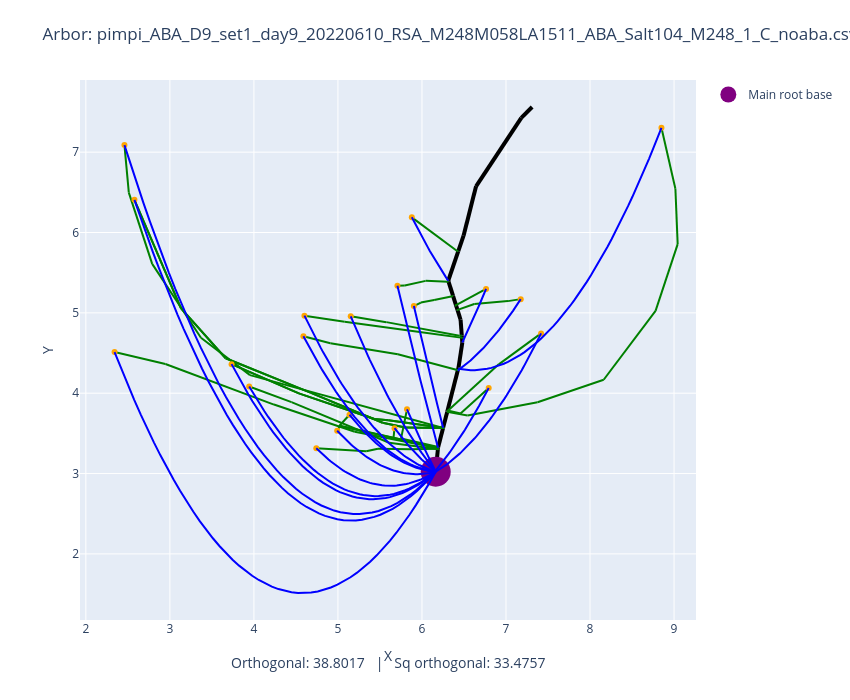

Notebook code for this chart:
### Code cell
fname = "pimpi_ABA_D9_set1_day9_20220610_RSA_M248M058LA1511_ABA_Salt104_M248_1_C_noaba.csv"
plot_arbors(fname, 0.6, 0.106975)

### Figure 1 — Plotly figure (JSON) as saved in the notebook; plotly's stock layout.template omitted (floating-point values rounded to 4 significant figures)
{"data": [{"line": {"color": "black", "width": 4}, "mode": "lines", "showlegend": false, "type": "scatter", "x": [6.164, 6.189], "y": [3.023, 3.304]}, {"line": {"color": "black", "width": 4}, "mode": "lines", "showlegend": false, "type": "scatter", "x": [6.189, 6.19], "y": [3.304, 3.31]}, {"line": {"color": "black", "width": 4}, "mode": "lines", "showlegend": false, "type": "scatter", "x": [6.19, 6.191], "y": [3.31, 3.317]}, {"line": {"color": "black", "width": 4}, "mode": "lines", "showlegend": false, "type": "scatter", "x": [6.191, 6.191], "y": [3.317, 3.32]}, {"line": {"color": "black", "width": 4}, "mode": "lines", "showlegend": false, "type": "scatter", "x": [6.191, 6.193], "y": [3.32, 3.33]}, {"line": {"color": "black", "width": 4}, "mode": "lines", "showlegend": false, "type": "scatter", "x": [6.193, 6.251], "y": [3.33, 3.567]}, {"line": {"color": "black", "width": 4}, "mode": "lines", "showlegend": false, "type": "scatter", "x": [6.251, 6.252], "y": [3.567, 3.569]}, {"line": {"color": "black", "width": 4}, "mode": "lines", "showlegend": false, "type": "scatter", "x": [6.252, 6.3], "y": [3.569, 3.767]}, {"line": {"color": "black", "width": 4}, "mode": "lines", "showlegend": false, "type": "scatter", "x": [6.3, 6.301], "y": [3.767, 3.772]}, {"line": {"color": "black", "width": 4}, "mode": "lines", "showlegend": false, "type": "scatter", "x": [6.301, 6.305], "y": [3.772, 3.786]}, {"line": {"color": "black", "width": 4}, "mode": "lines", "showlegend": false, "type": "scatter", "x": [6.305, 6.427], "y": [3.786, 4.287]}, {"line": {"color": "black", "width": 4}, "mode": "lines", "showlegend": false, "type": "scatter", "x": [6.427, 6.436], "y": [4.287, 4.324]}, {"line": {"color": "black", "width": 4}, "mode": "lines", "showlegend": false, "type": "scatter", "x": [6.436, 6.48], "y": [4.324, 4.631]}, {"line": {"color": "black", "width": 4}, "mode": "lines", "showlegend": false, "type": "scatter", "x": [6.48, 6.476], "y": [4.631, 4.688]}, {"line": {"color": "black", "width": 4}, "mode": "lines", "showlegend": false, "type": "scatter", "x": [6.476, 6.474], "y": [4.688, 4.718]}, {"line": {"color": "black", "width": 4}, "mode": "lines", "showlegend": false, "type": "scatter", "x": [6.474, 6.46], "y": [4.718, 4.914]}, {"line": {"color": "black", "width": 4}, "mode": "lines", "showlegend": false, "type": "scatter", "x": [6.46, 6.423], "y": [4.914, 5.036]}, {"line": {"color": "black", "width": 4}, "mode": "lines", "showlegend": false, "type": "scatter", "x": [6.423, 6.406], "y": [5.036, 5.092]}, {"line": {"color": "black", "width": 4}, "mode": "lines", "showlegend": false, "type": "scatter", "x": [6.406, 6.37], "y": [5.092, 5.211]}, {"line": {"color": "black", "width": 4}, "mode": "lines", "showlegend": false, "type": "scatter", "x": [6.37, 6.316], "y": [5.211, 5.389]}, {"line": {"color": "black", "width": 4}, "mode": "lines", "showlegend": false, "type": "scatter", "x": [6.316, 6.313], "y": [5.389, 5.4]}, {"line": {"color": "black", "width": 4}, "mode": "lines", "showlegend": false, "type": "scatter", "x": [6.313, 6.432], "y": [5.4, 5.767]}, {"line": {"color": "black", "width": 4}, "mode": "lines", "showlegend": false, "type": "scatter", "x": [6.432, 6.495], "y": [5.767, 5.961]}, {"line": {"color": "black", "width": 4}, "mode": "lines", "showlegend": false, "type": "scatter", "x": [6.495, 6.644], "y": [5.961, 6.575]}, {"line": {"color": "black", "width": 4}, "mode": "lines", "showlegend": false, "type": "scatter", "x": [6.644, 7.182], "y": [6.575, 7.426]}, {"line": {"color": "black", "width": 4}, "mode": "lines", "showlegend": false, "type": "scatter", "x": [7.182, 7.311], "y": [7.426, 7.562]}, {"line": {"color": "green", "width": 2}, "mode": "lines", "showlegend": false, "type": "scatter", "x": [5.879, 6.414], "y": [6.189, 5.773]}, {"line": {"color": "green", "width": 2}, "mode": "lines", "showlegend": false, "type": "scatter", "x": [6.414, 6.432], "y": [5.773, 5.767]}, {"line": {"color": "green", "width": 2}, "mode": "lines", "showlegend": false, "type": "scatter", "x": [5.708, 5.795], "y": [5.338, 5.342]}, {"line": {"color": "green", "width": 2}, "mode": "lines", "showlegend": false, "type": "scatter", "x": [5.795, 6.044], "y": [5.342, 5.398]}, {"line": {"color": "green", "width": 2}, "mode": "lines", "showlegend": false, "type": "scatter", "x": [6.044, 6.312], "y": [5.398, 5.387]}, {"line": {"color": "green", "width": 2}, "mode": "lines", "showlegend": false, "type": "scatter", "x": [6.312, 6.316], "y": [5.387, 5.389]}, {"line": {"color": "green", "width": 2}, "mode": "lines", "showlegend": false, "type": "scatter", "x": [5.904, 5.987], "y": [5.084, 5.129]}, {"line": {"color": "green", "width": 2}, "mode": "lines", "showlegend": false, "type": "scatter", "x": [5.987, 6.145], "y": [5.129, 5.16]}, {"line": {"color": "green", "width": 2}, "mode": "lines", "showlegend": false, "type": "scatter", "x": [6.145, 6.348], "y": [5.16, 5.204]}, {"line": {"color": "green", "width": 2}, "mode": "lines", "showlegend": false, "type": "scatter", "x": [6.348, 6.37], "y": [5.204, 5.211]}, {"line": {"color": "green", "width": 2}, "mode": "lines", "showlegend": false, "type": "scatter", "x": [6.763, 6.395], "y": [5.298, 5.089]}, {"line": {"color": "green", "width": 2}, "mode": "lines", "showlegend": false, "type": "scatter", "x": [6.395, 6.406], "y": [5.089, 5.092]}, {"line": {"color": "green", "width": 2}, "mode": "lines", "showlegend": false, "type": "scatter", "x": [7.175, 7.023], "y": [5.171, 5.146]}, {"line": {"color": "green", "width": 2}, "mode": "lines", "showlegend": false, "type": "scatter", "x": [7.023, 6.623], "y": [5.146, 5.11]}, {"line": {"color": "green", "width": 2}, "mode": "lines", "showlegend": false, "type": "scatter", "x": [6.623, 6.416], "y": [5.11, 5.034]}, {"line": {"color": "green", "width": 2}, "mode": "lines", "showlegend": false, "type": "scatter", "x": [6.416, 6.423], "y": [5.034, 5.036]}, {"line": {"color": "green", "width": 2}, "mode": "lines", "showlegend": false, "type": "scatter", "x": [4.589, 4.91], "y": [4.71, 4.622]}, {"line": {"color": "green", "width": 2}, "mode": "lines", "showlegend": false, "type": "scatter", "x": [4.91, 5.713], "y": [4.622, 4.485]}, {"line": {"color": "green", "width": 2}, "mode": "lines", "showlegend": false, "type": "scatter", "x": [5.713, 6.431], "y": [4.485, 4.286]}, {"line": {"color": "green", "width": 2}, "mode": "lines", "showlegend": false, "type": "scatter", "x": [6.431, 6.427], "y": [4.286, 4.287]}, {"line": {"color": "green", "width": 2}, "mode": "lines", "showlegend": false, "type": "scatter", "x": [4.601, 5.08], "y": [4.965, 4.89]}, {"line": {"color": "green", "width": 2}, "mode": "lines", "showlegend": false, "type": "scatter", "x": [5.08, 5.974], "y": [4.89, 4.763]}, {"line": {"color": "green", "width": 2}, "mode": "lines", "showlegend": false, "type": "scatter", "x": [5.974, 6.484], "y": [4.763, 4.689]}, {"line": {"color": "green", "width": 2}, "mode": "lines", "showlegend": false, "type": "scatter", "x": [6.484, 6.476], "y": [4.689, 4.688]}, {"line": {"color": "green", "width": 2}, "mode": "lines", "showlegend": false, "type": "scatter", "x": [5.152, 5.576], "y": [4.957, 4.885]}, {"line": {"color": "green", "width": 2}, "mode": "lines", "showlegend": false, "type": "scatter", "x": [5.576, 6.446], "y": [4.885, 4.716]}, {"line": {"color": "green", "width": 2}, "mode": "lines", "showlegend": false, "type": "scatter", "x": [6.446, 6.474], "y": [4.716, 4.718]}, {"line": {"color": "green", "width": 2}, "mode": "lines", "showlegend": false, "type": "scatter", "x": [8.85, 9.016], "y": [7.303, 6.544]}, {"line": {"color": "green", "width": 2}, "mode": "lines", "showlegend": false, "type": "scatter", "x": [9.016, 9.043], "y": [6.544, 5.856]}, {"line": {"color": "green", "width": 2}, "mode": "lines", "showlegend": false, "type": "scatter", "x": [9.043, 8.78], "y": [5.856, 5.024]}, {"line": {"color": "green", "width": 2}, "mode": "lines", "showlegend": false, "type": "scatter", "x": [8.78, 8.163], "y": [5.024, 4.168]}, {"line": {"color": "green", "width": 2}, "mode": "lines", "showlegend": false, "type": "scatter", "x": [8.163, 7.376], "y": [4.168, 3.888]}, {"line": {"color": "green", "width": 2}, "mode": "lines", "showlegend": false, "type": "scatter", "x": [7.376, 6.543], "y": [3.888, 3.724]}, {"line": {"color": "green", "width": 2}, "mode": "lines", "showlegend": false, "type": "scatter", "x": [6.543, 6.298], "y": [3.724, 3.768]}, {"line": {"color": "green", "width": 2}, "mode": "lines", "showlegend": false, "type": "scatter", "x": [6.298, 6.3], "y": [3.768, 3.767]}, {"line": {"color": "green", "width": 2}, "mode": "lines", "showlegend": false, "type": "scatter", "x": [6.794, 6.459], "y": [4.064, 3.748]}, {"line": {"color": "green", "width": 2}, "mode": "lines", "showlegend": false, "type": "scatter", "x": [6.459, 6.305], "y": [3.748, 3.786]}, {"line": {"color": "green", "width": 2}, "mode": "lines", "showlegend": false, "type": "scatter", "x": [2.578, 3.131], "y": [6.407, 5.059]}, {"line": {"color": "green", "width": 2}, "mode": "lines", "showlegend": false, "type": "scatter", "x": [3.131, 3.664], "y": [5.059, 4.436]}, {"line": {"color": "green", "width": 2}, "mode": "lines", "showlegend": false, "type": "scatter", "x": [3.664, 4.68], "y": [4.436, 4.005]}, {"line": {"color": "green", "width": 2}, "mode": "lines", "showlegend": false, "type": "scatter", "x": [4.68, 5.532], "y": [4.005, 3.632]}, {"line": {"color": "green", "width": 2}, "mode": "lines", "showlegend": false, "type": "scatter", "x": [5.532, 5.8], "y": [3.632, 3.573]}, {"line": {"color": "green", "width": 2}, "mode": "lines", "showlegend": false, "type": "scatter", "x": [5.8, 6.264], "y": [3.573, 3.566]}, {"line": {"color": "green", "width": 2}, "mode": "lines", "showlegend": false, "type": "scatter", "x": [6.264, 5.6], "y": [3.566, 3.663]}, {"line": {"color": "green", "width": 2}, "mode": "lines", "showlegend": false, "type": "scatter", "x": [5.6, 5.433], "y": [3.663, 3.679]}, {"line": {"color": "green", "width": 2}, "mode": "lines", "showlegend": false, "type": "scatter", "x": [5.433, 4.535], "y": [3.679, 3.998]}, {"line": {"color": "green", "width": 2}, "mode": "lines", "showlegend": false, "type": "scatter", "x": [4.535, 3.734], "y": [3.998, 4.362]}, {"line": {"color": "green", "width": 2}, "mode": "lines", "showlegend": false, "type": "scatter", "x": [2.459, 2.511], "y": [7.088, 6.497]}, {"line": {"color": "green", "width": 2}, "mode": "lines", "showlegend": false, "type": "scatter", "x": [2.511, 2.789], "y": [6.497, 5.609]}, {"line": {"color": "green", "width": 2}, "mode": "lines", "showlegend": false, "type": "scatter", "x": [2.789, 3.37], "y": [5.609, 4.691]}, {"line": {"color": "green", "width": 2}, "mode": "lines", "showlegend": false, "type": "scatter", "x": [3.37, 3.954], "y": [4.691, 4.225]}, {"line": {"color": "green", "width": 2}, "mode": "lines", "showlegend": false, "type": "scatter", "x": [3.954, 6.253], "y": [4.225, 3.567]}, {"line": {"color": "green", "width": 2}, "mode": "lines", "showlegend": false, "type": "scatter", "x": [6.253, 6.251], "y": [3.567, 3.567]}, {"line": {"color": "green", "width": 2}, "mode": "lines", "showlegend": false, "type": "scatter", "x": [2.342, 2.947], "y": [4.513, 4.364]}, {"line": {"color": "green", "width": 2}, "mode": "lines", "showlegend": false, "type": "scatter", "x": [2.947, 4.238], "y": [4.364, 3.859]}, {"line": {"color": "green", "width": 2}, "mode": "lines", "showlegend": false, "type": "scatter", "x": [4.238, 5.2], "y": [3.859, 3.521]}, {"line": {"color": "green", "width": 2}, "mode": "lines", "showlegend": false, "type": "scatter", "x": [5.2, 6.197], "y": [3.521, 3.316]}, {"line": {"color": "green", "width": 2}, "mode": "lines", "showlegend": false, "type": "scatter", "x": [6.197, 6.191], "y": [3.316, 3.317]}, {"line": {"color": "green", "width": 2}, "mode": "lines", "showlegend": false, "type": "scatter", "x": [5.822, 5.752], "y": [3.8, 3.438]}, {"line": {"color": "green", "width": 2}, "mode": "lines", "showlegend": false, "type": "scatter", "x": [5.752, 6.193], "y": [3.438, 3.33]}, {"line": {"color": "green", "width": 2}, "mode": "lines", "showlegend": false, "type": "scatter", "x": [5.674, 5.661], "y": [3.565, 3.436]}, {"line": {"color": "green", "width": 2}, "mode": "lines", "showlegend": false, "type": "scatter", "x": [5.661, 6.191], "y": [3.436, 3.32]}, {"line": {"color": "green", "width": 2}, "mode": "lines", "showlegend": false, "type": "scatter", "x": [5.137, 5.015], "y": [3.732, 3.592]}, {"line": {"color": "green", "width": 2}, "mode": "lines", "showlegend": false, "type": "scatter", "x": [5.015, 6.191], "y": [3.592, 3.32]}, {"line": {"color": "green", "width": 2}, "mode": "lines", "showlegend": false, "type": "scatter", "x": [4.991, 5.025], "y": [3.532, 3.594]}, {"line": {"color": "green", "width": 2}, "mode": "lines", "showlegend": false, "type": "scatter", "x": [5.025, 6.191], "y": [3.594, 3.32]}, {"line": {"color": "green", "width": 2}, "mode": "lines", "showlegend": false, "type": "scatter", "x": [4.742, 5.337], "y": [3.315, 3.279]}, {"line": {"color": "green", "width": 2}, "mode": "lines", "showlegend": false, "type": "scatter", "x": [5.337, 5.476], "y": [3.279, 3.309]}, {"line": {"color": "green", "width": 2}, "mode": "lines", "showlegend": false, "type": "scatter", "x": [5.476, 5.87], "y": [3.309, 3.303]}, {"line": {"color": "green", "width": 2}, "mode": "lines", "showlegend": false, "type": "scatter", "x": [5.87, 6.199], "y": [3.303, 3.309]}, {"line": {"color": "green", "width": 2}, "mode": "lines", "showlegend": false, "type": "scatter", "x": [6.199, 6.19], "y": [3.309, 3.31]}, {"line": {"color": "green", "width": 2}, "mode": "lines", "showlegend": false, "type": "scatter", "x": [3.944, 4.447], "y": [4.084, 3.889]}, {"line": {"color": "green", "width": 2}, "mode": "lines", "showlegend": false, "type": "scatter", "x": [4.447, 5.61], "y": [3.889, 3.383]}, {"line": {"color": "green", "width": 2}, "mode": "lines", "showlegend": false, "type": "scatter", "x": [5.61, 6.196], "y": [3.383, 3.303]}, {"line": {"color": "green", "width": 2}, "mode": "lines", "showlegend": false, "type": "scatter", "x": [6.196, 6.189], "y": [3.303, 3.304]}, {"line": {"color": "green", "width": 2}, "mode": "lines", "showlegend": false, "type": "scatter", "x": [3.734, 4.535], "y": [4.362, 3.998]}, {"line": {"color": "green", "width": 2}, "mode": "lines", "showlegend": false, "type": "scatter", "x": [4.535, 5.433], "y": [3.998, 3.679]}, {"line": {"color": "green", "width": 2}, "mode": "lines", "showlegend": false, "type": "scatter", "x": [5.433, 5.6], "y": [3.679, 3.663]}, {"line": {"color": "green", "width": 2}, "mode": "lines", "showlegend": false, "type": "scatter", "x": [5.6, 6.264], "y": [3.663, 3.566]}, {"line": {"color": "green", "width": 2}, "mode": "lines", "showlegend": false, "type": "scatter", "x": [6.264, 5.8], "y": [3.566, 3.573]}, {"line": {"color": "green", "width": 2}, "mode": "lines", "showlegend": false, "type": "scatter", "x": [5.8, 5.532], "y": [3.573, 3.632]}, {"line": {"color": "green", "width": 2}, "mode": "lines", "showlegend": false, "type": "scatter", "x": [5.532, 4.68], "y": [3.632, 4.005]}, {"line": {"color": "green", "width": 2}, "mode": "lines", "showlegend": false, "type": "scatter", "x": [4.68, 3.664], "y": [4.005, 4.436]}, {"line": {"color": "green", "width": 2}, "mode": "lines", "showlegend": false, "type": "scatter", "x": [3.664, 3.131], "y": [4.436, 5.059]}, {"line": {"color": "green", "width": 2}, "mode": "lines", "showlegend": false, "type": "scatter", "x": [3.131, 2.578], "y": [5.059, 6.407]}, {"line": {"color": "green", "width": 2}, "mode": "lines", "showlegend": false, "type": "scatter", "x": [7.418, 6.914], "y": [4.744, 4.36]}, {"line": {"color": "green", "width": 2}, "mode": "lines", "showlegend": false, "type": "scatter", "x": [6.914, 6.298], "y": [4.36, 3.773]}, {"line": {"color": "green", "width": 2}, "mode": "lines", "showlegend": false, "type": "scatter", "x": [6.298, 6.301], "y": [3.773, 3.772]}, {"marker": {"color": "orange"}, "mode": "markers", "showlegend": false, "type": "scatter", "x": [5.879], "y": [6.189]}, {"marker": {"color": "orange"}, "mode": "markers", "showlegend": false, "type": "scatter", "x": [5.708], "y": [5.338]}, {"marker": {"color": "orange"}, "mode": "markers", "showlegend": false, "type": "scatter", "x": [5.904], "y": [5.084]}, {"marker": {"color": "orange"}, "mode": "markers", "showlegend": false, "type": "scatter", "x": [6.763], "y": [5.298]}, {"marker": {"color": "orange"}, "mode": "markers", "showlegend": false, "type": "scatter", "x": [7.175], "y": [5.171]}, {"marker": {"color": "orange"}, "mode": "markers", "showlegend": false, "type": "scatter", "x": [4.589], "y": [4.71]}, {"marker": {"color": "orange"}, "mode": "markers", "showlegend": false, "type": "scatter", "x": [4.601], "y": [4.965]}, {"marker": {"color": "orange"}, "mode": "markers", "showlegend": false, "type": "scatter", "x": [5.152], "y": [4.957]}, {"marker": {"color": "orange"}, "mode": "markers", "showlegend": false, "type": "scatter", "x": [8.85], "y": [7.303]}, {"marker": {"color": "orange"}, "mode": "markers", "showlegend": false, "type": "scatter", "x": [6.794], "y": [4.064]}, {"marker": {"color": "orange"}, "mode": "markers", "showlegend": false, "type": "scatter", "x": [2.578], "y": [6.407]}, {"marker": {"color": "orange"}, "mode": "markers", "showlegend": false, "type": "scatter", "x": [2.459], "y": [7.088]}, {"marker": {"color": "orange"}, "mode": "markers", "showlegend": false, "type": "scatter", "x": [2.342], "y": [4.513]}, {"marker": {"color": "orange"}, "mode": "markers", "showlegend": false, "type": "scatter", "x": [5.822], "y": [3.8]}, {"marker": {"color": "orange"}, "mode": "markers", "showlegend": false, "type": "scatter", "x": [5.674], "y": [3.565]}, {"marker": {"color": "orange"}, "mode": "markers", "showlegend": false, "type": "scatter", "x": [5.137], "y": [3.732]}, {"marker": {"color": "orange"}, "mode": "markers", "showlegend": false, "type": "scatter", "x": [4.991], "y": [3.532]}, {"marker": {"color": "orange"}, "mode": "markers", "showlegend": false, "type": "scatter", "x": [4.742], "y": [3.315]}, {"marker": {"color": "orange"}, "mode": "markers", "showlegend": false, "type": "scatter", "x": [3.944], "y": [4.084]}, {"marker": {"color": "orange"}, "mode": "markers", "showlegend": false, "type": "scatter", "x": [3.734], "y": [4.362]}, {"marker": {"color": "orange"}, "mode": "markers", "showlegend": false, "type": "scatter", "x": [7.418], "y": [4.744]}, {"marker": {"color": "purple", "size": 30}, "mode": "markers", "name": "Main root base", "type": "scatter", "x": [6.164], "y": [3.023]}, {"line": {"color": "blue"}, "mode": "lines", "showlegend": false, "type": "scatter", "x": [5.879, 5.888, 5.897, 5.906, 5.915, 5.923, 5.932, 5.941, 5.95, 5.959, 5.968, 5.977, 5.985, 5.994, 6.003, 6.012, 6.021, 6.03, 6.039, 6.047, 6.056, 6.065, 6.074, 6.083, 6.092, 6.1, 6.109, 6.118, 6.127, 6.136, 6.145, 6.154, 6.162, 6.171, 6.18, 6.189, 6.198, 6.207, 6.216, 6.224, 6.233, 6.242, 6.251, 6.26, 6.269, 6.278, 6.286, 6.295, 6.304, 6.313], "y": [6.189, 6.171, 6.152, 6.134, 6.116, 6.098, 6.08, 6.062, 6.045, 6.027, 6.01, 5.992, 5.975, 5.958, 5.941, 5.923, 5.907, 5.89, 5.873, 5.856, 5.84, 5.823, 5.807, 5.79, 5.774, 5.758, 5.742, 5.726, 5.71, 5.695, 5.679, 5.664, 5.648, 5.633, 5.617, 5.602, 5.587, 5.572, 5.557, 5.543, 5.528, 5.513, 5.499, 5.484, 5.47, 5.456, 5.442, 5.428, 5.414, 5.4]}, {"line": {"color": "blue"}, "mode": "lines", "showlegend": false, "type": "scatter", "x": [5.708, 5.718, 5.728, 5.738, 5.747, 5.757, 5.767, 5.777, 5.787, 5.797, 5.807, 5.816, 5.826, 5.836, 5.846, 5.856, 5.866, 5.876, 5.885, 5.895, 5.905, 5.915, 5.925, 5.935, 5.944, 5.954, 5.964, 5.974, 5.984, 5.994, 6.004, 6.013, 6.023, 6.033, 6.043, 6.053, 6.063, 6.073, 6.082, 6.092, 6.102, 6.112, 6.122, 6.132, 6.142, 6.151, 6.161, 6.171, 6.181, 6.191], "y": [5.338, 5.294, 5.25, 5.206, 5.163, 5.119, 5.076, 5.032, 4.989, 4.946, 4.903, 4.861, 4.818, 4.775, 4.733, 4.69, 4.648, 4.606, 4.564, 4.522, 4.48, 4.439, 4.397, 4.356, 4.315, 4.273, 4.232, 4.191, 4.151, 4.11, 4.069, 4.029, 3.988, 3.948, 3.908, 3.868, 3.828, 3.788, 3.749, 3.709, 3.67, 3.63, 3.591, 3.552, 3.513, 3.474, 3.435, 3.397, 3.358, 3.32]}, {"line": {"color": "blue"}, "mode": "lines", "showlegend": false, "type": "scatter", "x": [5.904, 5.911, 5.918, 5.925, 5.932, 5.939, 5.946, 5.953, 5.96, 5.967, 5.975, 5.982, 5.989, 5.996, 6.003, 6.01, 6.017, 6.024, 6.031, 6.038, 6.046, 6.053, 6.06, 6.067, 6.074, 6.081, 6.088, 6.095, 6.102, 6.11, 6.117, 6.124, 6.131, 6.138, 6.145, 6.152, 6.159, 6.166, 6.173, 6.181, 6.188, 6.195, 6.202, 6.209, 6.216, 6.223, 6.23, 6.237, 6.245, 6.252], "y": [5.084, 5.052, 5.02, 4.987, 4.955, 4.923, 4.891, 4.859, 4.827, 4.795, 4.763, 4.731, 4.7, 4.668, 4.636, 4.605, 4.573, 4.542, 4.511, 4.479, 4.448, 4.417, 4.386, 4.355, 4.324, 4.293, 4.262, 4.231, 4.201, 4.17, 4.139, 4.109, 4.078, 4.048, 4.017, 3.987, 3.957, 3.927, 3.897, 3.866, 3.836, 3.807, 3.777, 3.747, 3.717, 3.687, 3.658, 3.628, 3.599, 3.569]}, {"line": {"color": "blue"}, "mode": "lines", "showlegend": false, "type": "scatter", "x": [6.48, 6.486, 6.492, 6.498, 6.503, 6.509, 6.515, 6.521, 6.526, 6.532, 6.538, 6.544, 6.55, 6.555, 6.561, 6.567, 6.573, 6.578, 6.584, 6.59, 6.596, 6.601, 6.607, 6.613, 6.619, 6.625, 6.63, 6.636, 6.642, 6.648, 6.653, 6.659, 6.665, 6.671, 6.676, 6.682, 6.688, 6.694, 6.7, 6.705, 6.711, 6.717, 6.723, 6.728, 6.734, 6.74, 6.746, 6.751, 6.757, 6.763], "y": [4.631, 4.644, 4.656, 4.669, 4.682, 4.695, 4.707, 4.72, 4.733, 4.746, 4.759, 4.772, 4.785, 4.799, 4.812, 4.825, 4.838, 4.852, 4.865, 4.878, 4.892, 4.905, 4.919, 4.932, 4.946, 4.959, 4.973, 4.987, 5.0, 5.014, 5.028, 5.042, 5.056, 5.07, 5.084, 5.098, 5.112, 5.126, 5.14, 5.154, 5.168, 5.183, 5.197, 5.211, 5.226, 5.24, 5.255, 5.269, 5.284, 5.298]}, {"line": {"color": "blue"}, "mode": "lines", "showlegend": false, "type": "scatter", "x": [6.425, 6.441, 6.456, 6.471, 6.487, 6.502, 6.517, 6.532, 6.548, 6.563, 6.578, 6.594, 6.609, 6.624, 6.64, 6.655, 6.67, 6.686, 6.701, 6.716, 6.731, 6.747, 6.762, 6.777, 6.793, 6.808, 6.823, 6.839, 6.854, 6.869, 6.884, 6.9, 6.915, 6.93, 6.946, 6.961, 6.976, 6.992, 7.007, 7.022, 7.037, 7.053, 7.068, 7.083, 7.099, 7.114, 7.129, 7.145, 7.16, 7.175], "y": [4.281, 4.292, 4.304, 4.316, 4.328, 4.341, 4.354, 4.367, 4.38, 4.394, 4.408, 4.422, 4.436, 4.451, 4.466, 4.482, 4.497, 4.513, 4.529, 4.546, 4.563, 4.58, 4.597, 4.615, 4.632, 4.651, 4.669, 4.688, 4.707, 4.726, 4.746, 4.766, 4.786, 4.806, 4.827, 4.848, 4.869, 4.891, 4.912, 4.934, 4.957, 4.979, 5.002, 5.026, 5.049, 5.073, 5.097, 5.121, 5.146, 5.171]}, {"line": {"color": "blue"}, "mode": "lines", "showlegend": false, "type": "scatter", "x": [4.589, 4.621, 4.653, 4.685, 4.718, 4.75, 4.782, 4.814, 4.846, 4.878, 4.91, 4.943, 4.975, 5.007, 5.039, 5.071, 5.103, 5.135, 5.168, 5.2, 5.232, 5.264, 5.296, 5.328, 5.36, 5.392, 5.425, 5.457, 5.489, 5.521, 5.553, 5.585, 5.617, 5.65, 5.682, 5.714, 5.746, 5.778, 5.81, 5.842, 5.875, 5.907, 5.939, 5.971, 6.003, 6.035, 6.067, 6.099, 6.132, 6.164], "y": [4.71, 4.646, 4.583, 4.521, 4.461, 4.402, 4.344, 4.287, 4.231, 4.177, 4.124, 4.072, 4.022, 3.972, 3.924, 3.877, 3.832, 3.787, 3.744, 3.703, 3.662, 3.622, 3.584, 3.547, 3.512, 3.477, 3.444, 3.412, 3.381, 3.352, 3.324, 3.297, 3.271, 3.246, 3.223, 3.201, 3.18, 3.161, 3.142, 3.125, 3.109, 3.095, 3.081, 3.069, 3.058, 3.049, 3.04, 3.033, 3.027, 3.023]}, {"line": {"color": "blue"}, "mode": "lines", "showlegend": false, "type": "scatter", "x": [4.601, 4.633, 4.665, 4.697, 4.729, 4.761, 4.793, 4.824, 4.856, 4.888, 4.92, 4.952, 4.984, 5.016, 5.048, 5.08, 5.111, 5.143, 5.175, 5.207, 5.239, 5.271, 5.303, 5.335, 5.367, 5.398, 5.43, 5.462, 5.494, 5.526, 5.558, 5.59, 5.622, 5.654, 5.685, 5.717, 5.749, 5.781, 5.813, 5.845, 5.877, 5.909, 5.941, 5.972, 6.004, 6.036, 6.068, 6.1, 6.132, 6.164], "y": [4.965, 4.896, 4.829, 4.762, 4.697, 4.633, 4.57, 4.508, 4.448, 4.389, 4.331, 4.274, 4.219, 4.164, 4.111, 4.059, 4.009, 3.959, 3.911, 3.864, 3.818, 3.774, 3.731, 3.689, 3.648, 3.608, 3.57, 3.532, 3.496, 3.462, 3.428, 3.396, 3.365, 3.335, 3.306, 3.279, 3.252, 3.227, 3.204, 3.181, 3.16, 3.14, 3.121, 3.103, 3.087, 3.071, 3.057, 3.045, 3.033, 3.023]}, {"line": {"color": "blue"}, "mode": "lines", "showlegend": false, "type": "scatter", "x": [5.152, 5.173, 5.194, 5.214, 5.235, 5.255, 5.276, 5.297, 5.317, 5.338, 5.359, 5.379, 5.4, 5.421, 5.441, 5.462, 5.483, 5.503, 5.524, 5.544, 5.565, 5.586, 5.606, 5.627, 5.648, 5.668, 5.689, 5.71, 5.73, 5.751, 5.772, 5.792, 5.813, 5.833, 5.854, 5.875, 5.895, 5.916, 5.937, 5.957, 5.978, 5.999, 6.019, 6.04, 6.061, 6.081, 6.102, 6.122, 6.143, 6.164], "y": [4.957, 4.905, 4.854, 4.803, 4.753, 4.703, 4.654, 4.605, 4.557, 4.509, 4.462, 4.416, 4.369, 4.324, 4.279, 4.234, 4.19, 4.147, 4.103, 4.061, 4.019, 3.977, 3.936, 3.896, 3.856, 3.816, 3.778, 3.739, 3.701, 3.664, 3.627, 3.59, 3.554, 3.519, 3.484, 3.45, 3.416, 3.383, 3.35, 3.318, 3.286, 3.254, 3.224, 3.193, 3.164, 3.134, 3.106, 3.078, 3.05, 3.023]}, {"line": {"color": "blue"}, "mode": "lines", "showlegend": false, "type": "scatter", "x": [6.431, 6.481, 6.53, 6.579, 6.629, 6.678, 6.727, 6.777, 6.826, 6.876, 6.925, 6.974, 7.024, 7.073, 7.122, 7.172, 7.221, 7.27, 7.32, 7.369, 7.419, 7.468, 7.517, 7.567, 7.616, 7.665, 7.715, 7.764, 7.813, 7.863, 7.912, 7.962, 8.011, 8.06, 8.11, 8.159, 8.208, 8.258, 8.307, 8.356, 8.406, 8.455, 8.505, 8.554, 8.603, 8.653, 8.702, 8.751, 8.801, 8.85], "y": [4.305, 4.296, 4.29, 4.287, 4.287, 4.289, 4.295, 4.303, 4.315, 4.329, 4.347, 4.367, 4.39, 4.416, 4.445, 4.477, 4.512, 4.55, 4.59, 4.634, 4.681, 4.73, 4.783, 4.838, 4.896, 4.957, 5.021, 5.088, 5.158, 5.231, 5.307, 5.386, 5.467, 5.552, 5.64, 5.73, 5.823, 5.92, 6.019, 6.121, 6.226, 6.334, 6.445, 6.559, 6.675, 6.795, 6.918, 7.043, 7.172, 7.303]}, {"line": {"color": "blue"}, "mode": "lines", "showlegend": false, "type": "scatter", "x": [6.165, 6.178, 6.191, 6.204, 6.217, 6.23, 6.242, 6.255, 6.268, 6.281, 6.294, 6.307, 6.319, 6.332, 6.345, 6.358, 6.371, 6.384, 6.396, 6.409, 6.422, 6.435, 6.448, 6.461, 6.473, 6.486, 6.499, 6.512, 6.525, 6.537, 6.55, 6.563, 6.576, 6.589, 6.602, 6.614, 6.627, 6.64, 6.653, 6.666, 6.679, 6.691, 6.704, 6.717, 6.73, 6.743, 6.756, 6.768, 6.781, 6.794], "y": [3.041, 3.057, 3.073, 3.09, 3.106, 3.123, 3.14, 3.158, 3.175, 3.193, 3.211, 3.229, 3.247, 3.266, 3.285, 3.304, 3.323, 3.342, 3.361, 3.381, 3.401, 3.421, 3.441, 3.462, 3.483, 3.503, 3.525, 3.546, 3.567, 3.589, 3.611, 3.633, 3.655, 3.678, 3.7, 3.723, 3.746, 3.769, 3.793, 3.817, 3.84, 3.864, 3.889, 3.913, 3.938, 3.963, 3.988, 4.013, 4.038, 4.064]}, {"line": {"color": "blue"}, "mode": "lines", "showlegend": false, "type": "scatter", "x": [2.578, 2.651, 2.724, 2.798, 2.871, 2.944, 3.017, 3.09, 3.164, 3.237, 3.31, 3.383, 3.456, 3.529, 3.603, 3.676, 3.749, 3.822, 3.895, 3.968, 4.042, 4.115, 4.188, 4.261, 4.334, 4.408, 4.481, 4.554, 4.627, 4.7, 4.773, 4.847, 4.92, 4.993, 5.066, 5.139, 5.212, 5.286, 5.359, 5.432, 5.505, 5.578, 5.652, 5.725, 5.798, 5.871, 5.944, 6.017, 6.091, 6.164], "y": [6.407, 6.184, 5.967, 5.757, 5.553, 5.355, 5.164, 4.979, 4.801, 4.629, 4.463, 4.304, 4.152, 4.006, 3.866, 3.733, 3.606, 3.485, 3.371, 3.263, 3.162, 3.067, 2.979, 2.897, 2.822, 2.753, 2.69, 2.634, 2.584, 2.541, 2.504, 2.473, 2.449, 2.431, 2.42, 2.415, 2.417, 2.425, 2.439, 2.46, 2.488, 2.521, 2.562, 2.608, 2.661, 2.721, 2.786, 2.859, 2.937, 3.023]}, {"line": {"color": "blue"}, "mode": "lines", "showlegend": false, "type": "scatter", "x": [2.459, 2.535, 2.61, 2.686, 2.762, 2.837, 2.913, 2.988, 3.064, 3.14, 3.215, 3.291, 3.366, 3.442, 3.518, 3.593, 3.669, 3.744, 3.82, 3.896, 3.971, 4.047, 4.122, 4.198, 4.274, 4.349, 4.425, 4.5, 4.576, 4.652, 4.727, 4.803, 4.879, 4.954, 5.03, 5.105, 5.181, 5.257, 5.332, 5.408, 5.483, 5.559, 5.635, 5.71, 5.786, 5.861, 5.937, 6.013, 6.088, 6.164], "y": [7.088, 6.84, 6.599, 6.366, 6.139, 5.918, 5.705, 5.499, 5.299, 5.107, 4.921, 4.742, 4.57, 4.404, 4.246, 4.094, 3.95, 3.812, 3.681, 3.557, 3.439, 3.329, 3.226, 3.129, 3.039, 2.956, 2.88, 2.811, 2.748, 2.693, 2.644, 2.602, 2.567, 2.539, 2.518, 2.504, 2.496, 2.496, 2.502, 2.515, 2.535, 2.561, 2.595, 2.636, 2.683, 2.737, 2.798, 2.866, 2.941, 3.023]}, {"line": {"color": "blue"}, "mode": "lines", "showlegend": false, "type": "scatter", "x": [2.342, 2.42, 2.498, 2.576, 2.654, 2.732, 2.81, 2.888, 2.966, 3.044, 3.122, 3.2, 3.278, 3.356, 3.434, 3.512, 3.59, 3.668, 3.746, 3.824, 3.902, 3.98, 4.058, 4.136, 4.214, 4.292, 4.37, 4.448, 4.526, 4.604, 4.682, 4.76, 4.838, 4.916, 4.994, 5.072, 5.15, 5.228, 5.306, 5.384, 5.462, 5.54, 5.618, 5.696, 5.774, 5.852, 5.93, 6.008, 6.086, 6.164], "y": [4.513, 4.307, 4.109, 3.918, 3.734, 3.557, 3.388, 3.226, 3.072, 2.925, 2.785, 2.652, 2.527, 2.409, 2.298, 2.195, 2.098, 2.01, 1.928, 1.854, 1.787, 1.727, 1.675, 1.63, 1.592, 1.562, 1.539, 1.523, 1.515, 1.513, 1.519, 1.533, 1.554, 1.582, 1.617, 1.659, 1.709, 1.767, 1.831, 1.903, 1.982, 2.068, 2.162, 2.263, 2.371, 2.487, 2.61, 2.74, 2.878, 3.023]}, {"line": {"color": "blue"}, "mode": "lines", "showlegend": false, "type": "scatter", "x": [5.822, 5.829, 5.836, 5.843, 5.85, 5.857, 5.864, 5.871, 5.878, 5.885, 5.892, 5.899, 5.906, 5.913, 5.92, 5.927, 5.934, 5.941, 5.948, 5.955, 5.962, 5.968, 5.975, 5.982, 5.989, 5.996, 6.003, 6.01, 6.017, 6.024, 6.031, 6.038, 6.045, 6.052, 6.059, 6.066, 6.073, 6.08, 6.087, 6.094, 6.101, 6.108, 6.115, 6.122, 6.129, 6.136, 6.143, 6.15, 6.157, 6.164], "y": [3.8, 3.783, 3.765, 3.748, 3.731, 3.714, 3.697, 3.68, 3.663, 3.647, 3.63, 3.613, 3.597, 3.58, 3.563, 3.547, 3.531, 3.514, 3.498, 3.482, 3.466, 3.45, 3.434, 3.418, 3.402, 3.386, 3.37, 3.354, 3.339, 3.323, 3.307, 3.292, 3.276, 3.261, 3.246, 3.23, 3.215, 3.2, 3.185, 3.17, 3.155, 3.14, 3.125, 3.11, 3.095, 3.081, 3.066, 3.052, 3.037, 3.023]}, {"line": {"color": "blue"}, "mode": "lines", "showlegend": false, "type": "scatter", "x": [5.674, 5.684, 5.694, 5.704, 5.714, 5.724, 5.734, 5.744, 5.754, 5.764, 5.774, 5.784, 5.794, 5.804, 5.814, 5.824, 5.834, 5.844, 5.854, 5.864, 5.874, 5.884, 5.894, 5.904, 5.914, 5.924, 5.934, 5.944, 5.954, 5.964, 5.974, 5.984, 5.994, 6.004, 6.014, 6.024, 6.034, 6.044, 6.054, 6.064, 6.074, 6.084, 6.094, 6.104, 6.114, 6.124, 6.134, 6.144, 6.154, 6.164], "y": [3.565, 3.551, 3.538, 3.524, 3.51, 3.497, 3.483, 3.47, 3.457, 3.444, 3.431, 3.418, 3.406, 3.393, 3.381, 3.369, 3.356, 3.344, 3.332, 3.321, 3.309, 3.297, 3.286, 3.275, 3.263, 3.252, 3.241, 3.231, 3.22, 3.209, 3.199, 3.188, 3.178, 3.168, 3.158, 3.148, 3.138, 3.129, 3.119, 3.11, 3.101, 3.092, 3.082, 3.074, 3.065, 3.056, 3.048, 3.039, 3.031, 3.023]}, {"line": {"color": "blue"}, "mode": "lines", "showlegend": false, "type": "scatter", "x": [5.137, 5.158, 5.179, 5.2, 5.221, 5.242, 5.263, 5.284, 5.305, 5.326, 5.347, 5.368, 5.389, 5.41, 5.431, 5.452, 5.473, 5.493, 5.514, 5.535, 5.556, 5.577, 5.598, 5.619, 5.64, 5.661, 5.682, 5.703, 5.724, 5.745, 5.766, 5.787, 5.808, 5.829, 5.85, 5.871, 5.891, 5.912, 5.933, 5.954, 5.975, 5.996, 6.017, 6.038, 6.059, 6.08, 6.101, 6.122, 6.143, 6.164], "y": [3.732, 3.704, 3.678, 3.652, 3.626, 3.601, 3.577, 3.553, 3.529, 3.507, 3.484, 3.462, 3.441, 3.42, 3.4, 3.38, 3.361, 3.342, 3.324, 3.307, 3.29, 3.273, 3.257, 3.241, 3.226, 3.212, 3.198, 3.185, 3.172, 3.159, 3.147, 3.136, 3.125, 3.115, 3.105, 3.096, 3.088, 3.079, 3.072, 3.065, 3.058, 3.052, 3.046, 3.041, 3.037, 3.033, 3.03, 3.027, 3.024, 3.023]}, {"line": {"color": "blue"}, "mode": "lines", "showlegend": false, "type": "scatter", "x": [4.991, 5.015, 5.039, 5.063, 5.087, 5.111, 5.135, 5.158, 5.182, 5.206, 5.23, 5.254, 5.278, 5.302, 5.326, 5.35, 5.374, 5.398, 5.422, 5.446, 5.47, 5.494, 5.517, 5.541, 5.565, 5.589, 5.613, 5.637, 5.661, 5.685, 5.709, 5.733, 5.757, 5.781, 5.805, 5.829, 5.853, 5.877, 5.9, 5.924, 5.948, 5.972, 5.996, 6.02, 6.044, 6.068, 6.092, 6.116, 6.14, 6.164], "y": [3.532, 3.505, 3.479, 3.453, 3.429, 3.404, 3.381, 3.358, 3.336, 3.315, 3.294, 3.274, 3.255, 3.236, 3.218, 3.201, 3.184, 3.168, 3.153, 3.139, 3.125, 3.112, 3.099, 3.087, 3.076, 3.066, 3.056, 3.047, 3.039, 3.031, 3.024, 3.018, 3.012, 3.007, 3.003, 3.0, 2.997, 2.995, 2.993, 2.993, 2.992, 2.993, 2.994, 2.996, 2.999, 3.002, 3.006, 3.011, 3.016, 3.023]}, {"line": {"color": "blue"}, "mode": "lines", "showlegend": false, "type": "scatter", "x": [4.742, 4.771, 4.8, 4.829, 4.858, 4.887, 4.916, 4.945, 4.974, 5.003, 5.032, 5.061, 5.09, 5.119, 5.148, 5.177, 5.206, 5.235, 5.264, 5.293, 5.322, 5.352, 5.381, 5.41, 5.439, 5.468, 5.497, 5.526, 5.555, 5.584, 5.613, 5.642, 5.671, 5.7, 5.729, 5.758, 5.787, 5.816, 5.845, 5.874, 5.903, 5.932, 5.961, 5.99, 6.019, 6.048, 6.077, 6.106, 6.135, 6.164], "y": [3.315, 3.285, 3.256, 3.228, 3.201, 3.174, 3.149, 3.125, 3.102, 3.08, 3.059, 3.039, 3.019, 3.001, 2.984, 2.968, 2.953, 2.939, 2.926, 2.914, 2.903, 2.893, 2.884, 2.876, 2.869, 2.863, 2.858, 2.854, 2.851, 2.849, 2.848, 2.848, 2.849, 2.852, 2.855, 2.859, 2.864, 2.87, 2.877, 2.885, 2.895, 2.905, 2.916, 2.928, 2.941, 2.956, 2.971, 2.987, 3.004, 3.023]}, {"line": {"color": "blue"}, "mode": "lines", "showlegend": false, "type": "scatter", "x": [3.944, 3.989, 4.034, 4.08, 4.125, 4.17, 4.216, 4.261, 4.306, 4.352, 4.397, 4.442, 4.487, 4.533, 4.578, 4.623, 4.669, 4.714, 4.759, 4.805, 4.85, 4.895, 4.941, 4.986, 5.031, 5.076, 5.122, 5.167, 5.212, 5.258, 5.303, 5.348, 5.394, 5.439, 5.484, 5.529, 5.575, 5.62, 5.665, 5.711, 5.756, 5.801, 5.847, 5.892, 5.937, 5.983, 6.028, 6.073, 6.118, 6.164], "y": [4.084, 4.003, 3.925, 3.849, 3.775, 3.704, 3.636, 3.57, 3.507, 3.445, 3.387, 3.331, 3.277, 3.226, 3.177, 3.131, 3.087, 3.046, 3.007, 2.97, 2.936, 2.905, 2.876, 2.849, 2.825, 2.803, 2.784, 2.768, 2.753, 2.741, 2.732, 2.725, 2.721, 2.719, 2.719, 2.722, 2.728, 2.736, 2.746, 2.759, 2.774, 2.792, 2.812, 2.835, 2.86, 2.888, 2.918, 2.95, 2.985, 3.023]}, {"line": {"color": "blue"}, "mode": "lines", "showlegend": false, "type": "scatter", "x": [3.734, 3.784, 3.834, 3.883, 3.933, 3.982, 4.032, 4.081, 4.131, 4.181, 4.23, 4.28, 4.329, 4.379, 4.429, 4.478, 4.528, 4.577, 4.627, 4.676, 4.726, 4.776, 4.825, 4.875, 4.924, 4.974, 5.023, 5.073, 5.123, 5.172, 5.222, 5.271, 5.321, 5.37, 5.42, 5.47, 5.519, 5.569, 5.618, 5.668, 5.718, 5.767, 5.817, 5.866, 5.916, 5.965, 6.015, 6.065, 6.114, 6.164], "y": [4.362, 4.264, 4.169, 4.076, 3.987, 3.901, 3.817, 3.737, 3.659, 3.585, 3.513, 3.445, 3.379, 3.316, 3.257, 3.2, 3.146, 3.095, 3.047, 3.002, 2.96, 2.921, 2.885, 2.851, 2.821, 2.794, 2.769, 2.748, 2.729, 2.714, 2.701, 2.692, 2.685, 2.681, 2.68, 2.683, 2.688, 2.696, 2.707, 2.721, 2.738, 2.758, 2.78, 2.806, 2.835, 2.866, 2.901, 2.939, 2.979, 3.023]}, {"line": {"color": "blue"}, "mode": "lines", "showlegend": false, "type": "scatter", "x": [6.164, 6.189, 6.215, 6.241, 6.266, 6.292, 6.317, 6.343, 6.368, 6.394, 6.42, 6.445, 6.471, 6.496, 6.522, 6.548, 6.573, 6.599, 6.624, 6.65, 6.676, 6.701, 6.727, 6.752, 6.778, 6.803, 6.829, 6.855, 6.88, 6.906, 6.931, 6.957, 6.983, 7.008, 7.034, 7.059, 7.085, 7.111, 7.136, 7.162, 7.187, 7.213, 7.239, 7.264, 7.29, 7.315, 7.341, 7.366, 7.392, 7.418], "y": [3.023, 3.039, 3.056, 3.074, 3.092, 3.112, 3.132, 3.153, 3.175, 3.197, 3.221, 3.245, 3.27, 3.295, 3.322, 3.349, 3.377, 3.406, 3.436, 3.466, 3.497, 3.529, 3.562, 3.596, 3.63, 3.665, 3.701, 3.738, 3.775, 3.814, 3.853, 3.893, 3.933, 3.975, 4.017, 4.06, 4.104, 4.148, 4.194, 4.24, 4.287, 4.334, 4.383, 4.432, 4.482, 4.533, 4.585, 4.637, 4.69, 4.744]}], "layout": {"annotations": [{"font": {"size": 14}, "showarrow": false, "text": "Orthogonal: 38.8017   |   Sq orthogonal: 33.4757", "x": 0.5, "xref": "paper", "y": -0.1, "yref": "paper"}], "height": 700, "margin": {"b": 80, "t": 80}, "title": {"text": "Arbor: pimpi_ABA_D9_set1_day9_20220610_RSA_M248M058LA1511_ABA_Salt104_M248_1_C_noaba.csv   |   G=0.6, alpha=0.106975"}, "width": 850, "xaxis": {"autorange": true, "range": [1.93, 9.262], "title": {"text": "X"}, "type": "linear"}, "yaxis": {"autorange": true, "range": [1.177, 7.898], "title": {"text": "Y"}, "type": "linear"}}}
